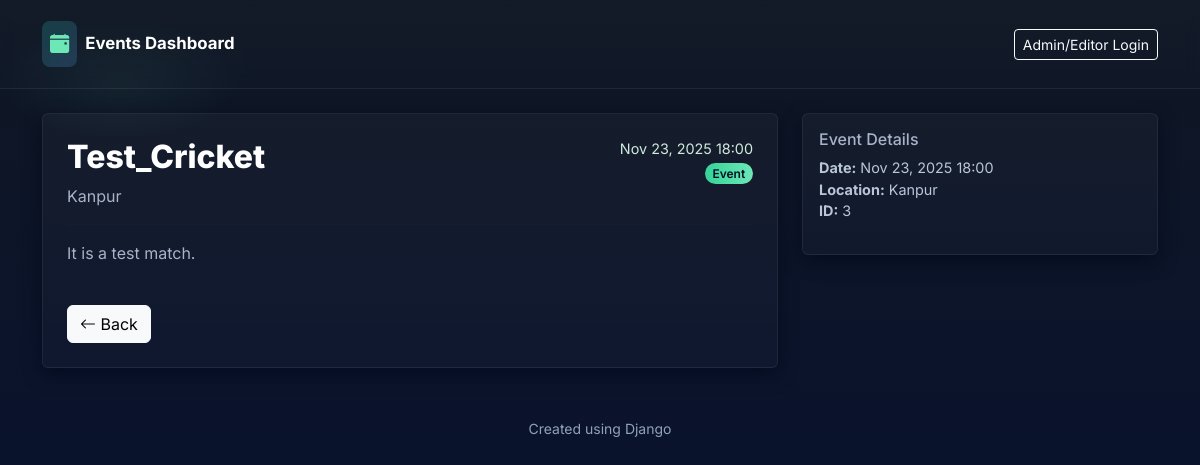
Screenshot of /3/ with the database file from the repository.
### events/models.py (models this page shows, shortened)
class Event(models.Model):
    name = models.CharField(max_length=200)
    description = models.TextField(blank=True)
    event_date = models.DateTimeField()
    location = models.CharField(max_length=200)

### events/views.py (the view)
# urls.py: path("<int:pk>/", views.event_detail, name="detail"),
def event_detail(request, pk):
    ev = get_object_or_404(Event, pk=pk)
    return render(request, "events/detail.html", {"event": ev})

### templates/events/detail.html
{% extends "base.html" %}
{% block content %}
<div class="row">
    <div class="col-lg-8">
        <div class="card card-glass p-4">
            <div class="d-flex justify-content-between align-items-start">
                <div>
                    <h2 style="font-weight:800; color:#ffffff;">{{ event.name }}</h2>
                    <div class="muted">{{ event.location }}</div>
                </div>
                <div class="text-end">
                    <div class="event-date">{{ event.event_date|date:"M d, Y H:i" }}</div>
                    <span class="badge badge-accent rounded-pill">Event</span>
                </div>
            </div>
            <hr class="my-3" style="border-color: rgba(255,255,255,0.04)">
            <p class="muted">{{ event.description }}</p>
            <div class="mt-4 d-flex gap-2">
                <a class="btn btn-light" href="{% url 'events:list' %}"><i class="bi bi-arrow-left"></i> Back</a>
            </div>
        </div>
    </div>
    <div class="col-lg-4">
        <div class="card card-glass p-3">
            <h6 class="muted">Event Details</h6>
            <ul class="list-unstyled small-muted">
                <li><strong>Date:</strong> {{ event.event_date|date:"M d, Y H:i" }}</li>
                <li><strong>Location:</strong> {{ event.location }}</li>
                <li><strong>ID:</strong> {{ event.pk }}</li>
            </ul>
        </div>
    </div>
</div>
{% endblock %}

### templates/base.html (style rules this page uses)
:root { --bg-1: #0f1724; --bg-2: #071033; --card: rgba(255, 255, 255, 0.05); --glass-border: rgba(255, 255, 255, 0.06); --accent: #6ee7b7; }
body { font-family: 'Inter', system-ui, -apple-system, "Segoe UI", Roboto, "Helvetica Neue", Arial; background: radial-gradient(1200px 600px at 10% 10%, rgba(110, 231, 183, 0.06), transparent 10%), linear-gradient(180deg, var(--bg-1), var(--bg-2)); color: #e6eef8; min-height: 100vh; }
.card-glass { background: linear-gradient(180deg, rgba(255, 255, 255, 0.03), rgba(255, 255, 255, 0.02)); border: 1px solid var(--glass-border); box-shadow: 0 6px 18px rgba(2, 6, 23, 0.6); transition: transform .18s ease, box-shadow .18s ease; }
.badge-accent { background: linear-gradient(90deg, #34d399, #6ee7b7); color: #012; font-weight: 600; }
.muted { color: #a8b3c8; }
.small-muted { color: #b9c6d8; font-size: 0.9rem; }
.event-date { font-size: 0.9rem; color: #cfe9dd; }

### rows the page displays
Event: name "Test_Cricket", location "Kanpur", event_date "Nov 23, 2025 18:00", description "It is a test match.", pk "3"
